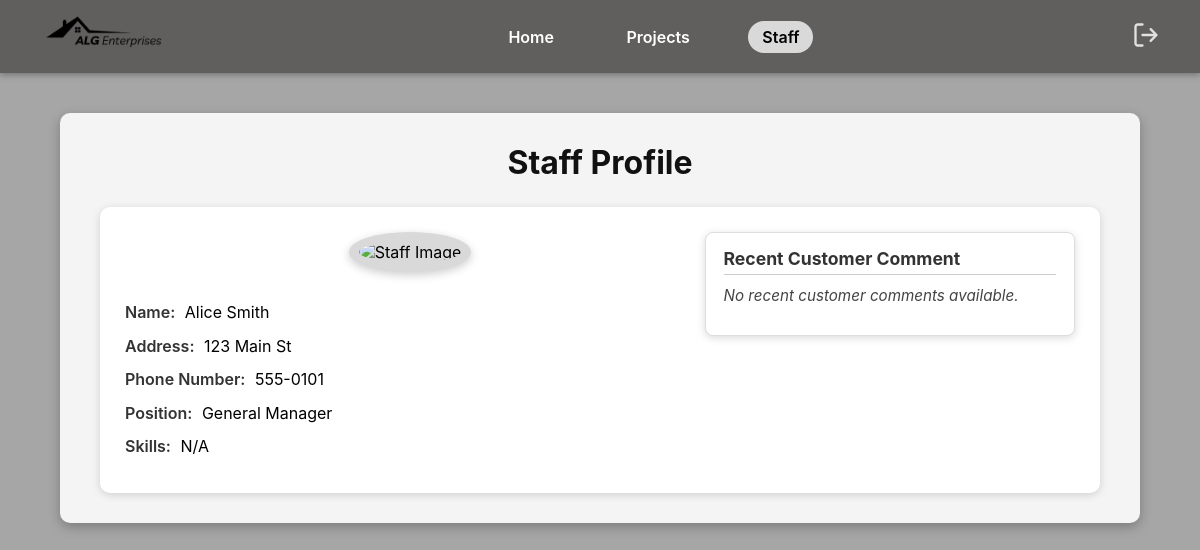
Page /Website/Staff/profile.php (signed in) on the committed database.
### tables this page shows
CREATE TABLE `staff` (
  `Staff_id` int(11) NOT NULL,
  `Name` varchar(50) NOT NULL,
  `address` varchar(50) DEFAULT NULL,
  `PhoneNum` varchar(20) DEFAULT NULL,
  `Email` varchar(50) DEFAULT NULL,
  `Password` varchar(255) NOT NULL,
  `Role` enum('Admin','Staff') NOT NULL,
  `Position` varchar(50) NOT NULL
);

### Website/Staff/profile.php (the view, shortened to what this page needs)
<?php
require_once "../../db.php";
$staff_id = $_SESSION['Staff_id'];
$query = "SELECT * FROM staff WHERE Staff_id = ?";
$stmt = $conn->prepare($query);
$stmt->bind_param("i", $staff_id);
$stmt->execute();
$result = $stmt->get_result();
if ($result->num_rows === 1) {
  $staff = $result->fetch_assoc();
} else {
  echo "<p style='color:red; text-align:center;'>Error: Staff record not found.</p>";
  exit();
}
$staff['Skills'] = isset($staff['Skills']) ? $staff['Skills'] : 'N/A';
?>
<!DOCTYPE html>
<html lang="en">
<head>
</head>
<body>
  <header>
    <div class="logo">
      <img src="../../images/alg-logo-black.png" alt="ALG Logo">
    </div>
    <nav>
      <a href="home.php">Home</a>
      <a href="projects.php">Projects</a>
      <a href="profile.php" class="active">Staff</a>
    </nav>
    <div class="logout">
      <a href="../Login.php"><img src="../../images/log-out.svg" alt="Logout"></a>
    </div>
  </header>
  <main>
    <div class="profile-container">
      <div class="profile-header">
        <h1>Staff Profile</h1>
      </div>
      <div class="profile-card">
        <div class="profile-left">
          <div class="profile-image">
            <img src="<?= !empty($staff['image']) ? '../../uploads/' . htmlspecialchars($staff['image']) : '../../images/avatar-placeholder.png' ?>" alt="Staff Image">
          </div>
          <div class="profile-info">
            <p><span>Name:</span> <?= htmlspecialchars($staff['Name']) ?></p>
            <p><span>Address:</span> <?= htmlspecialchars($staff['address']) ?></p>
            <p><span>Phone Number:</span> <?= htmlspecialchars($staff['PhoneNum']) ?></p>
            <p><span>Position:</span> <?= htmlspecialchars($staff['Position']) ?></p>
            <p><span>Skills:</span> <?= htmlspecialchars($staff['Skills']) ?></p>
          </div>
        </div>
        <div class="customer-comment">
          <h3>Recent Customer Comment</h3>
          <?php if (!empty($comment)): ?>
            <div class="comment-text">“<?= htmlspecialchars($comment['comment_text']) ?>”</div>
            <div class="comment-meta">
              <strong><?= htmlspecialchars($comment['project_name']) ?></strong><br>
              <em><?= date("F j, Y", strtotime($comment['date_posted'])) ?></em>
            </div>
          <?php else: ?>
            <div class="comment-text">No recent customer comments available.</div>
          <?php endif; ?>
        </div>
      </div>
    </div>
  </main>
</body>
</html>

### Website/Staff/profile.php (style rules this page uses)
body { margin: 0; font-family: 'Inter', sans-serif; background: #a6a6a6; color: #000; }
header { background-color: #615e5e; display: flex; justify-content: space-between; align-items: center; padding: 12px 40px; box-shadow: 0 2px 6px rgba(0,0,0,0.3); }
.logo img { height: 45px; }
nav a { color: #fff; text-decoration: none; font-weight: 600; margin: 0 20px; padding: 6px 14px; border-radius: 20px; transition: 0.3s; }
nav a.active { background-color: #d9d9d9; color: #000; }
.logout img { width: 28px; height: 28px; filter: invert(1); cursor: pointer; }
main { padding: 40px; display: flex; justify-content: center; }
.profile-container { background: #f4f4f4; width: 90%; max-width: 1000px; border-radius: 10px; box-shadow: 0 4px 12px rgba(0,0,0,0.25); padding: 30px 40px; }
.profile-header { text-align: center; margin-bottom: 25px; }
.profile-header h1 { font-size: 2rem; margin: 0; color: #111; }
.profile-card { display: flex; background: #fff; border-radius: 10px; padding: 25px; box-shadow: 0 2px 8px rgba(0,0,0,0.15); justify-content: space-between; flex-wrap: wrap; }
.profile-left { flex: 0 0 60%; display: flex; flex-direction: column; align-items: center; }
.profile-image { margin-bottom: 20px; }
.profile-image img { width: 130px; height: 130px; border-radius: 50%; background: #d9d9d9; padding: 10px; box-shadow: 0 3px 10px rgba(0,0,0,0.2); }
.profile-info { width: 100%; text-align: left; }
.profile-info p { margin: 8px 0; line-height: 1.6; font-size: 1rem; }
.profile-info p span { font-weight: 600; margin-right: 5px; color: #333; }
.customer-comment { flex: 0 0 35%; background: #ffffff; border: 1px solid #ddd; border-radius: 8px; padding: 15px 18px; box-shadow: 0 2px 8px rgba(0,0,0,0.15); font-size: 0.95rem; display: flex; flex-direction: column; justify-content: flex-start; height: fit-content; }
.customer-comment h3 { margin-top: 0; margin-bottom: 10px; font-size: 1.1rem; color: #333; border-bottom: 1px solid #ccc; padding-bottom: 5px; }
.comment-text { font-style: italic; color: #444; margin-bottom: 12px; line-height: 1.5; }

### rows in the picture
staff: Name "Alice Smith", address "123 Main St", PhoneNum "555-0101", Position "General Manager"

### other values in the picture
$staff['Skills'] "N/A"
